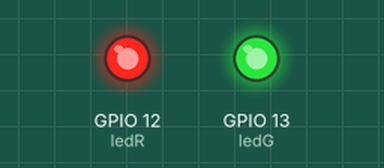
Recording of a program running on a simulated ESP32 board running MicroPython. Parts: output pins drawn as LEDs (lit = HIGH). Library files of the repository ran but are not shown: 1 file(s); what the program prints to the serial console is not drawn.

Above: at 0.1 s.
At 1.1 s:
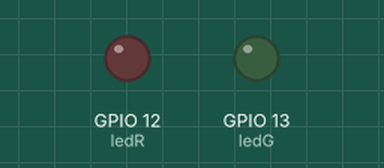
Timing chart, 0 to 2.6 s (numbered marks = the images above):
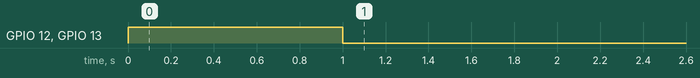

The program:

main.py
```python
import time
import machine
from machine import Pin

ledR = Pin(12, Pin.OUT)
ledG = Pin(13, Pin.OUT)
btnReset = Pin(34, Pin.IN, Pin.PULL_UP)

# set inital state
print('Initializing variables')
ledR.value(1)
ledG.value(1)
time.sleep(1)
ledR.value(0)
ledG.value(0)
time.sleep(0.1)

while True:
    # when button is pressed, its state is false
    btnPressed = not btnReset.value()
    print('btnPressed', btnPressed)
    if btnPressed:
        # print('btnReset')
        # ledR.value(1)
        # time.sleep(1)
        # ledR.value(0)
        # time.sleep(0.1)
        # machine.reset()
        pass
    time.sleep(0.1)
```
